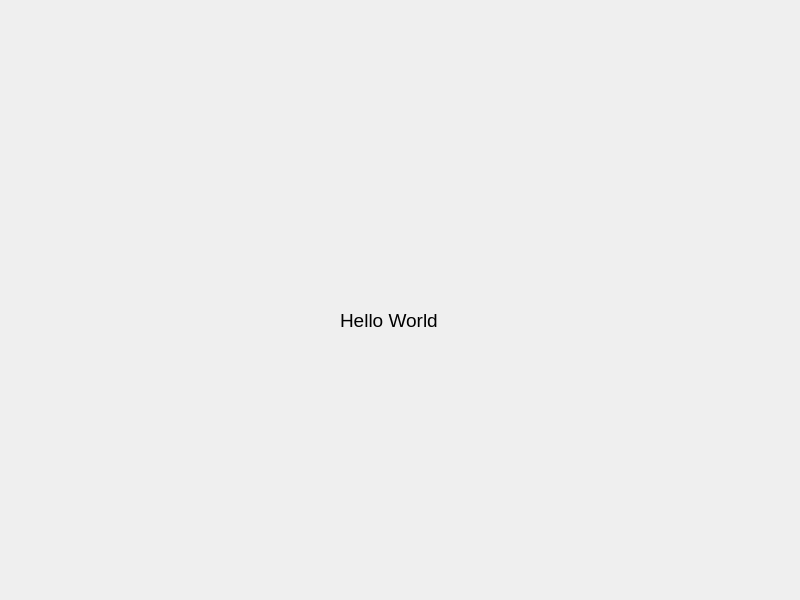
<?xml version="1.0" encoding="UTF-8"?>
<ui version="4.0">
 <class>Widget</class>
 <widget class="QWidget" name="Widget">
  <property name="geometry">
   <rect>
    <x>0</x>
    <y>0</y>
    <width>800</width>
    <height>600</height>
   </rect>
  </property>
  <property name="font">
   <font>
    <pointsize>14</pointsize>
   </font>
  </property>
  <property name="windowTitle">
   <string>Widget</string>
  </property>
  <widget class="QLabel" name="label">
   <property name="geometry">
    <rect>
     <x>340</x>
     <y>300</y>
     <width>131</width>
     <height>41</height>
    </rect>
   </property>
   <property name="text">
    <string>Hello World</string>
   </property>
  </widget>
 </widget>
 <resources/>
 <connections/>
</ui>
